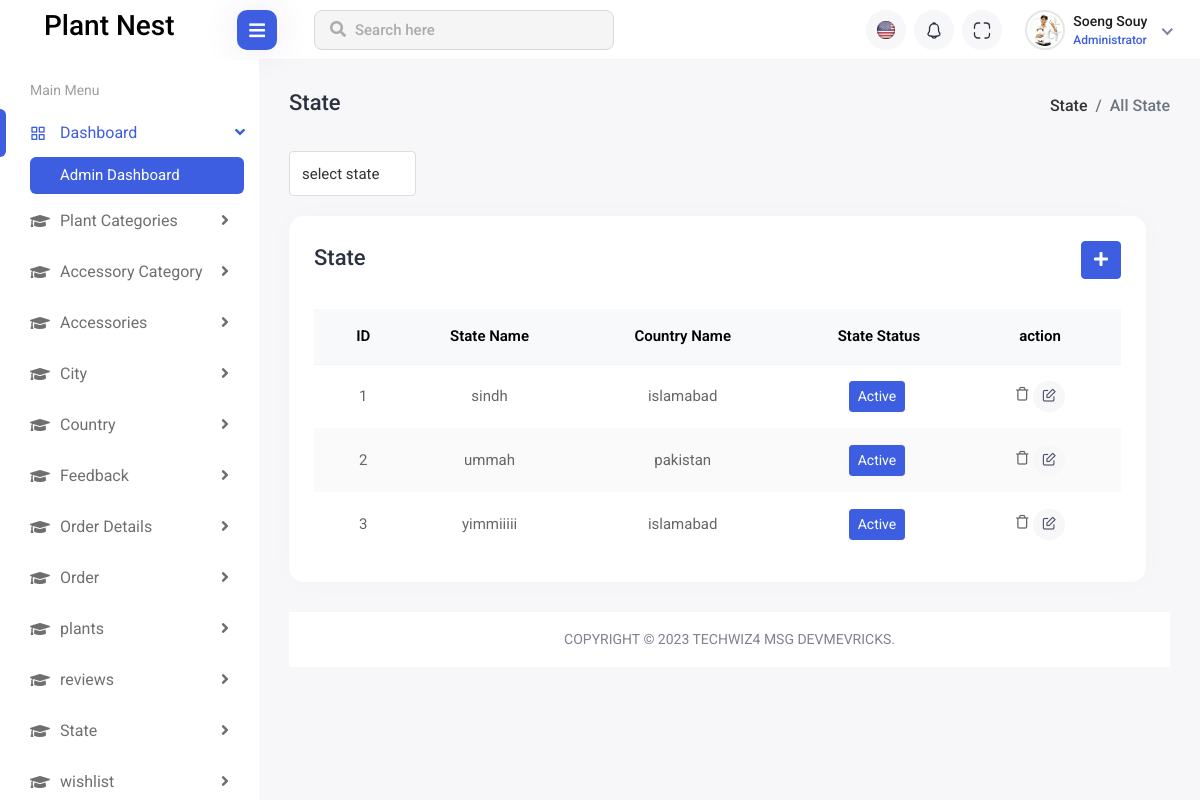
Screenshot of /admin/State.php with the database file from the repository.
### tables this page shows
CREATE TABLE `state` (
  `state_id` int(11) NOT NULL,
  `state_name` varchar(100) DEFAULT NULL,
  `country_id` int(11) DEFAULT NULL,
  `status` tinyint(4) NOT NULL,
  `delete_status` tinyint(4) NOT NULL
);

CREATE TABLE `country` (
  `country_id` int(11) NOT NULL,
  `country_name` varchar(100) DEFAULT NULL,
  `delete_status` tinyint(4) NOT NULL,
  `status` tinyint(4) NOT NULL
);

### admin/State.php (the view, shortened to what this page needs)
<?php
require("dashboard_part/head.php");
?>
<?php
require("dashboard_part/navbar.php");
?>
<?php
require("dashboard_part/sidebar.php");
?>
<head>
</head>
<div class="page-wrapper">
    <div class="content container-fluid">
        <div class="page-header">
            <div class="row">
                <div class="col-sm-12">
                    <div class="page-sub-header">
                        <h3 class="page-title">State</h3>
                        <ul class="breadcrumb">
                            <li class="breadcrumb-item"><a href="state.php">State</a></li>
                            <li class="breadcrumb-item active">All State</li>
                        </ul>
                    </div>
                </div>
            </div>
        </div>
        <div class="madarsa-group-form">
            <div class="row">
                <div class="col-lg-2 col-md-6">
                    <div class="form-group">
                        <select name="multi_search_filter" id="multi_search_filter" class="form-control">
                            <option value="select state">select state</option>
                        </select>
                    </div>
                </div>
                <div class="row">
                    <div class="col-sm-12">
                        <div class="card card-table comman-shadow">
                            <div class="card-body">
                                <div class="page-header">
                                    <div class="row align-items-center">
                                        <div class="col">
                                            <h3 class="page-title">State</h3>
                                        </div>
                                        <div class="col-auto text-end float-end ms-auto download-grp">
                                            <a href="state_add.php" class="btn btn-primary"><i
                                                    class="fas fa-plus"></i></a>
                                        </div>
                                    </div>
                                </div>
                                <div class="table-responsive">
                                    <table
                                        class="table border-0 star-student table-hover table-center mb-0 datatable table-striped text-center">
                                        <thead class="student-thread">
                                            <tr>
                                                <th> ID</th>
                                                <th>State Name</th>
                                                <th>Country Name</th>
                                                <th>State Status</th>
                                                <th>action</th>
                                            </tr>
                                        </thead>
                                        <tbody>
                                            <?php
                                            $i = 1;
                                            $sel_query = "SELECT * FROM `state` INNER JOIN country ON state.country_id=country.country_id WHERE state.delete_status=0";
                                            $run = mysqli_query($con, $sel_query);
                                            while ($row = mysqli_fetch_assoc($run)) {
                                                ?>
                                                <tr class="text-center">
                                                    <td>
                                                        <?php echo $i++ ?>
                                                    </td>
                                                    <td>
                                                        <?php echo $row['state_name'] ?>
                                                    </td>
                                                    <td>
                                                        <?php echo $row['country_name'] ?>
                                                    </td>
                                                    <td class="p-3 text-center">
                                                        <?php
                                                        if ($row['status'] == 1) {
                                                            echo "<a href='?type=status&operation=deactive&state_id=" . $row['state_id'] . "' class='btn btn-primary text-white  btn-sm me-1'>Active</a>";
                                                        } else {
                                                            echo "<a href='?type=status&operation=active&state_id=" . $row['state_id'] . "' class='btn btn-success text-white btn-sm me-1'>deactive</a>";
                                                        }
                                                        ?>
                                                    </td>
                                                    <td>
                                                        <?php
                                                        echo "<a  href='?type=delete&state_id=" . $row['state_id'] . "'
        onclick='return confirm(\"are you sure you want to delete data\")'><i class='feather-trash'></i></a>";
                                                        ?>
                                                        <?php
                                                        echo "<a class='btn btn-sm bg-danger-light' href='state_edit.php?type=update&state_id=" . $row['state_id'] . "' ><i class='feather-edit'></i></a>";
                                                        ?>
                                                    </td>
                                                </tr>
                                            <?php } ?>
                                </div>
                            </div>
                        </div>
                    </div>
                </div>
            </div>
        </div>
        <footer>
            <p>Copyright © 2023 techwiz4 MSG devmevricks.</p>
        </footer>
    </div>
</div>
<?php
require("dashboard_part/script.php");
?>

### rows the page displays
state: state_name "sindh", country.country_name "islamabad"
state: state_name "ummah", country.country_name "pakistan"
state: state_name "yimmiiiii", country.country_name "islamabad"
